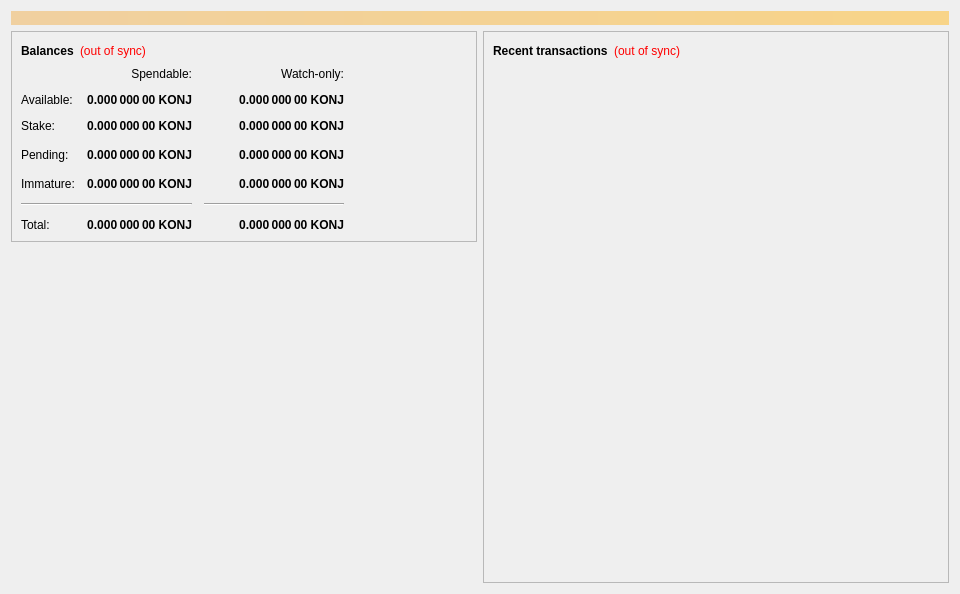
<?xml version="1.0" encoding="UTF-8"?>
<ui version="4.0">
 <class>OverviewPage</class>
 <widget class="QWidget" name="OverviewPage">
  <property name="geometry">
   <rect>
    <x>0</x>
    <y>0</y>
    <width>960</width>
    <height>594</height>
   </rect>
  </property>
  <property name="minimumSize">
   <size>
    <width>960</width>
    <height>0</height>
   </size>
  </property>
  <property name="windowTitle">
   <string>Form</string>
  </property>
  <property name="styleSheet">
   <string notr="true">#Konjugate {background-image: url(:/images/qt) }</string>
  </property>
  <layout class="QVBoxLayout" name="topLayout">
   <item>
    <widget class="QLabel" name="labelAlerts">
     <property name="visible">
      <bool>false</bool>
     </property>
     <property name="styleSheet">
      <string notr="true">background-color: qlineargradient(x1: 0, y1: 0, x2: 1, y2: 0, stop:0 #F0D0A0, stop:1 #F8D488); color:#000000;</string>
     </property>
     <property name="wordWrap">
      <bool>true</bool>
     </property>
     <property name="margin">
      <number>3</number>
     </property>
    </widget>
   </item>
   <item>
    <layout class="QHBoxLayout" name="horizontalLayout" stretch="1,1">
     <item>
      <layout class="QVBoxLayout" name="verticalLayout_2">
       <item>
        <widget class="QFrame" name="frame">
         <property name="frameShape">
          <enum>QFrame::StyledPanel</enum>
         </property>
         <property name="frameShadow">
          <enum>QFrame::Raised</enum>
         </property>
         <layout class="QVBoxLayout" name="verticalLayout_4">
          <item>
           <layout class="QHBoxLayout" name="horizontalLayout_4">
            <item>
             <widget class="QLabel" name="label_5">
              <property name="font">
               <font>
                <weight>75</weight>
                <bold>true</bold>
               </font>
              </property>
              <property name="text">
               <string>Balances</string>
              </property>
             </widget>
            </item>
            <item>
             <widget class="QLabel" name="labelWalletStatus">
              <property name="cursor">
               <cursorShape>WhatsThisCursor</cursorShape>
              </property>
              <property name="toolTip">
               <string>The displayed information may be out of date. Your wallet automatically synchronizes with the Konjugate network after a connection is established, but this process has not completed yet.</string>
              </property>
              <property name="styleSheet">
               <string notr="true">QLabel { color: red; }</string>
              </property>
              <property name="text">
               <string notr="true">(out of sync)</string>
              </property>
              <property name="alignment">
               <set>Qt::AlignLeading|Qt::AlignLeft|Qt::AlignVCenter</set>
              </property>
             </widget>
            </item>
            <item>
             <spacer name="horizontalSpacer_3">
              <property name="orientation">
               <enum>Qt::Horizontal</enum>
              </property>
              <property name="sizeHint" stdset="0">
               <size>
                <width>40</width>
                <height>20</height>
               </size>
              </property>
             </spacer>
            </item>
           </layout>
          </item>
          <item>
           <layout class="QGridLayout" name="gridLayout">
            <property name="spacing">
             <number>12</number>
            </property>
            <item row="3" column="2">
             <widget class="QLabel" name="labelWatchPending">
              <property name="font">
               <font>
                <weight>75</weight>
                <bold>true</bold>
               </font>
              </property>
              <property name="cursor">
               <cursorShape>IBeamCursor</cursorShape>
              </property>
              <property name="toolTip">
               <string>Unconfirmed transactions to watch-only addresses</string>
              </property>
              <property name="text">
               <string notr="true">0.000 000 00 KONJ</string>
              </property>
              <property name="alignment">
               <set>Qt::AlignRight|Qt::AlignTrailing|Qt::AlignVCenter</set>
              </property>
              <property name="textInteractionFlags">
               <set>Qt::LinksAccessibleByMouse|Qt::TextSelectableByKeyboard|Qt::TextSelectableByMouse</set>
              </property>
             </widget>
            </item>
            <item row="3" column="1">
             <widget class="QLabel" name="labelUnconfirmed">
              <property name="font">
               <font>
                <weight>75</weight>
                <bold>true</bold>
               </font>
              </property>
              <property name="cursor">
               <cursorShape>IBeamCursor</cursorShape>
              </property>
              <property name="toolTip">
               <string>Total of transactions that have yet to be confirmed, and do not yet count toward the spendable balance</string>
              </property>
              <property name="text">
               <string notr="true">0.000 000 00 KONJ</string>
              </property>
              <property name="alignment">
               <set>Qt::AlignRight|Qt::AlignTrailing|Qt::AlignVCenter</set>
              </property>
              <property name="textInteractionFlags">
               <set>Qt::LinksAccessibleByMouse|Qt::TextSelectableByKeyboard|Qt::TextSelectableByMouse</set>
              </property>
             </widget>
            </item>
            <item row="4" column="2">
             <widget class="QLabel" name="labelWatchImmature">
              <property name="font">
               <font>
                <weight>75</weight>
                <bold>true</bold>
               </font>
              </property>
              <property name="cursor">
               <cursorShape>IBeamCursor</cursorShape>
              </property>
              <property name="toolTip">
               <string>Mined balance in watch-only addresses that has not yet matured</string>
              </property>
              <property name="text">
               <string notr="true">0.000 000 00 KONJ</string>
              </property>
              <property name="alignment">
               <set>Qt::AlignRight|Qt::AlignTrailing|Qt::AlignVCenter</set>
              </property>
              <property name="textInteractionFlags">
               <set>Qt::LinksAccessibleByMouse|Qt::TextSelectableByKeyboard|Qt::TextSelectableByMouse</set>
              </property>
             </widget>
            </item>
            <item row="5" column="0" colspan="2">
             <widget class="Line" name="lineSpendableBalance">
              <property name="sizePolicy">
               <sizepolicy hsizetype="MinimumExpanding" vsizetype="Fixed">
                <horstretch>0</horstretch>
                <verstretch>0</verstretch>
               </sizepolicy>
              </property>
              <property name="orientation">
               <enum>Qt::Horizontal</enum>
              </property>
             </widget>
            </item>
            <item row="5" column="2">
             <widget class="Line" name="lineWatchBalance">
              <property name="sizePolicy">
               <sizepolicy hsizetype="Preferred" vsizetype="Fixed">
                <horstretch>0</horstretch>
                <verstretch>0</verstretch>
               </sizepolicy>
              </property>
              <property name="minimumSize">
               <size>
                <width>140</width>
                <height>0</height>
               </size>
              </property>
              <property name="orientation">
               <enum>Qt::Horizontal</enum>
              </property>
             </widget>
            </item>
            <item row="6" column="0">
             <widget class="QLabel" name="labelTotalText">
              <property name="text">
               <string>Total:</string>
              </property>
             </widget>
            </item>
            <item row="4" column="1">
             <widget class="QLabel" name="labelImmature">
              <property name="font">
               <font>
                <weight>75</weight>
                <bold>true</bold>
               </font>
              </property>
              <property name="cursor">
               <cursorShape>IBeamCursor</cursorShape>
              </property>
              <property name="toolTip">
               <string>Mined balance that has not yet matured</string>
              </property>
              <property name="text">
               <string notr="true">0.000 000 00 KONJ</string>
              </property>
              <property name="alignment">
               <set>Qt::AlignRight|Qt::AlignTrailing|Qt::AlignVCenter</set>
              </property>
              <property name="textInteractionFlags">
               <set>Qt::LinksAccessibleByMouse|Qt::TextSelectableByKeyboard|Qt::TextSelectableByMouse</set>
              </property>
             </widget>
            </item>
            <item row="3" column="3">
             <spacer name="horizontalSpacer_2">
              <property name="orientation">
               <enum>Qt::Horizontal</enum>
              </property>
              <property name="sizeHint" stdset="0">
               <size>
                <width>40</width>
                <height>20</height>
               </size>
              </property>
             </spacer>
            </item>
            <item row="4" column="0">
             <widget class="QLabel" name="labelImmatureText">
              <property name="text">
               <string>Immature:</string>
              </property>
             </widget>
            </item>
            <item row="6" column="1">
             <widget class="QLabel" name="labelTotal">
              <property name="font">
               <font>
                <weight>75</weight>
                <bold>true</bold>
               </font>
              </property>
              <property name="cursor">
               <cursorShape>IBeamCursor</cursorShape>
              </property>
              <property name="toolTip">
               <string>Your current total balance</string>
              </property>
              <property name="text">
               <string notr="true">0.000 000 00 KONJ</string>
              </property>
              <property name="alignment">
               <set>Qt::AlignRight|Qt::AlignTrailing|Qt::AlignVCenter</set>
              </property>
              <property name="textInteractionFlags">
               <set>Qt::LinksAccessibleByMouse|Qt::TextSelectableByKeyboard|Qt::TextSelectableByMouse</set>
              </property>
             </widget>
            </item>
            <item row="6" column="2">
             <widget class="QLabel" name="labelWatchTotal">
              <property name="font">
               <font>
                <weight>75</weight>
                <bold>true</bold>
               </font>
              </property>
              <property name="cursor">
               <cursorShape>IBeamCursor</cursorShape>
              </property>
              <property name="toolTip">
               <string>Current total balance in watch-only addresses</string>
              </property>
              <property name="text">
               <string notr="true">0.000 000 00 KONJ</string>
              </property>
              <property name="alignment">
               <set>Qt::AlignRight|Qt::AlignTrailing|Qt::AlignVCenter</set>
              </property>
              <property name="textInteractionFlags">
               <set>Qt::LinksAccessibleByMouse|Qt::TextSelectableByKeyboard|Qt::TextSelectableByMouse</set>
              </property>
             </widget>
            </item>
            <item row="0" column="2">
             <widget class="QLabel" name="labelWatchonly">
              <property name="text">
               <string>Watch-only:</string>
              </property>
              <property name="alignment">
               <set>Qt::AlignRight|Qt::AlignTrailing|Qt::AlignVCenter</set>
              </property>
             </widget>
            </item>
            <item row="1" column="0">
             <widget class="QLabel" name="labelBalanceText">
              <property name="text">
               <string>Available:</string>
              </property>
             </widget>
            </item>
            <item row="1" column="1">
             <widget class="QLabel" name="labelBalance">
              <property name="font">
               <font>
                <weight>75</weight>
                <bold>true</bold>
               </font>
              </property>
              <property name="cursor">
               <cursorShape>IBeamCursor</cursorShape>
              </property>
              <property name="toolTip">
               <string>Your current spendable balance</string>
              </property>
              <property name="text">
               <string notr="true">0.000 000 00 KONJ</string>
              </property>
              <property name="alignment">
               <set>Qt::AlignRight|Qt::AlignTrailing|Qt::AlignVCenter</set>
              </property>
              <property name="textInteractionFlags">
               <set>Qt::LinksAccessibleByMouse|Qt::TextSelectableByKeyboard|Qt::TextSelectableByMouse</set>
              </property>
             </widget>
            </item>
            <item row="2" column="0">
             <widget class="QLabel" name="label_10">
              <property name="text">
               <string>Stake:</string>
              </property>
             </widget>
            </item>
            <item row="2" column="1">
             <widget class="QLabel" name="labelStake">
              <property name="font">
               <font>
                <weight>75</weight>
                <bold>true</bold>
               </font>
              </property>
              <property name="cursor">
               <cursorShape>IBeamCursor</cursorShape>
              </property>
              <property name="toolTip">
               <string>Total of coins that was staked, and do not yet count toward the current balance</string>
              </property>
              <property name="text">
               <string notr="true">0.000 000 00 KONJ</string>
              </property>
              <property name="alignment">
               <set>Qt::AlignRight|Qt::AlignTrailing|Qt::AlignVCenter</set>
              </property>
              <property name="textInteractionFlags">
               <set>Qt::LinksAccessibleByMouse|Qt::TextSelectableByKeyboard|Qt::TextSelectableByMouse</set>
              </property>
             </widget>
            </item>
            <item row="2" column="2">
             <widget class="QLabel" name="labelWatchStake">
              <property name="font">
               <font>
                <weight>75</weight>
                <bold>true</bold>
               </font>
              </property>
              <property name="cursor">
               <cursorShape>IBeamCursor</cursorShape>
              </property>
              <property name="toolTip">
               <string>Total of coins that was staked in watch-only addresses, and do not yet count toward the current watch-only balance</string>
              </property>
              <property name="text">
               <string notr="true">0.000 000 00 KONJ</string>
              </property>
              <property name="alignment">
               <set>Qt::AlignRight|Qt::AlignTrailing|Qt::AlignVCenter</set>
              </property>
              <property name="textInteractionFlags">
               <set>Qt::LinksAccessibleByMouse|Qt::TextSelectableByKeyboard|Qt::TextSelectableByMouse</set>
              </property>
             </widget>
            </item>
            <item row="1" column="2">
             <widget class="QLabel" name="labelWatchAvailable">
              <property name="font">
               <font>
                <weight>75</weight>
                <bold>true</bold>
               </font>
              </property>
              <property name="cursor">
               <cursorShape>IBeamCursor</cursorShape>
              </property>
              <property name="toolTip">
               <string>Your current balance in watch-only addresses</string>
              </property>
              <property name="text">
               <string notr="true">0.000 000 00 KONJ</string>
              </property>
              <property name="alignment">
               <set>Qt::AlignRight|Qt::AlignTrailing|Qt::AlignVCenter</set>
              </property>
              <property name="textInteractionFlags">
               <set>Qt::LinksAccessibleByMouse|Qt::TextSelectableByKeyboard|Qt::TextSelectableByMouse</set>
              </property>
             </widget>
            </item>
            <item row="3" column="0">
             <widget class="QLabel" name="labelPendingText">
              <property name="text">
               <string>Pending:</string>
              </property>
             </widget>
            </item>
            <item row="0" column="1">
             <widget class="QLabel" name="labelSpendable">
              <property name="text">
               <string>Spendable:</string>
              </property>
              <property name="alignment">
               <set>Qt::AlignRight|Qt::AlignTrailing|Qt::AlignVCenter</set>
              </property>
             </widget>
            </item>
           </layout>
          </item>
         </layout>
        </widget>
       </item>
       <item>
        <spacer name="verticalSpacer">
         <property name="orientation">
          <enum>Qt::Vertical</enum>
         </property>
         <property name="sizeHint" stdset="0">
          <size>
           <width>20</width>
           <height>40</height>
          </size>
         </property>
        </spacer>
       </item>
      </layout>
     </item>
     <item>
      <layout class="QVBoxLayout" name="verticalLayout_3">
       <item>
        <widget class="QFrame" name="frame_2">
         <property name="frameShape">
          <enum>QFrame::StyledPanel</enum>
         </property>
         <property name="frameShadow">
          <enum>QFrame::Raised</enum>
         </property>
         <layout class="QVBoxLayout" name="verticalLayout">
          <item>
           <layout class="QHBoxLayout" name="horizontalLayout_2">
            <item>
             <widget class="QLabel" name="label_4">
              <property name="font">
               <font>
                <weight>75</weight>
                <bold>true</bold>
               </font>
              </property>
              <property name="text">
               <string>Recent transactions</string>
              </property>
             </widget>
            </item>
            <item>
             <widget class="QLabel" name="labelTransactionsStatus">
              <property name="cursor">
               <cursorShape>WhatsThisCursor</cursorShape>
              </property>
              <property name="toolTip">
               <string>The displayed information may be out of date. Your wallet automatically synchronizes with the Konjugate network after a connection is established, but this process has not completed yet.</string>
              </property>
              <property name="styleSheet">
               <string notr="true">QLabel { color: red; }</string>
              </property>
              <property name="text">
               <string notr="true">(out of sync)</string>
              </property>
              <property name="alignment">
               <set>Qt::AlignRight|Qt::AlignTrailing|Qt::AlignVCenter</set>
              </property>
             </widget>
            </item>
            <item>
             <spacer name="horizontalSpacer">
              <property name="orientation">
               <enum>Qt::Horizontal</enum>
              </property>
              <property name="sizeHint" stdset="0">
               <size>
                <width>40</width>
                <height>20</height>
               </size>
              </property>
             </spacer>
            </item>
           </layout>
          </item>
          <item>
           <widget class="QListView" name="listTransactions">
            <property name="styleSheet">
             <string notr="true">QListView { background: transparent; }</string>
            </property>
            <property name="frameShape">
             <enum>QFrame::NoFrame</enum>
            </property>
            <property name="verticalScrollBarPolicy">
             <enum>Qt::ScrollBarAlwaysOff</enum>
            </property>
            <property name="horizontalScrollBarPolicy">
             <enum>Qt::ScrollBarAlwaysOff</enum>
            </property>
            <property name="selectionMode">
             <enum>QAbstractItemView::NoSelection</enum>
            </property>
           </widget>
          </item>
         </layout>
        </widget>
       </item>
      </layout>
     </item>
    </layout>
   </item>
  </layout>
 </widget>
 <resources/>
 <connections/>
</ui>
